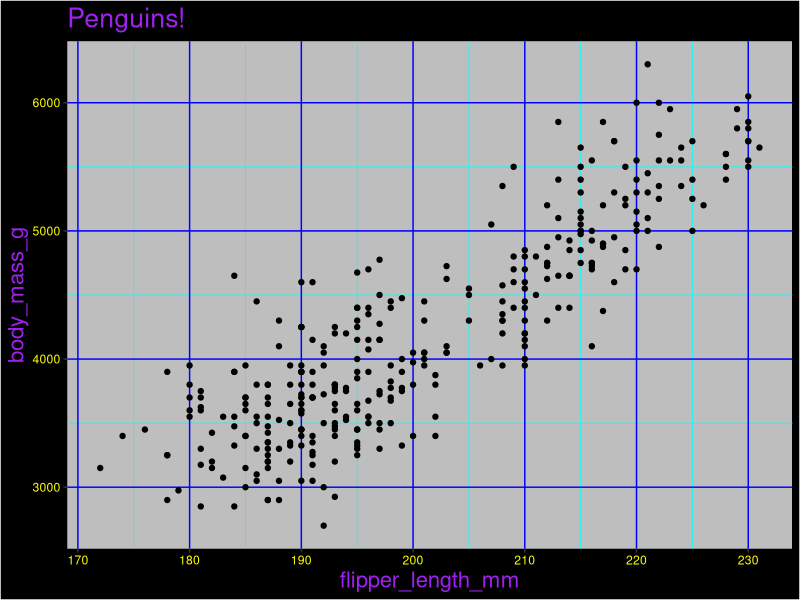

This figure's R source:
## ---- chunk 1
library(tidyverse)
library(palmerpenguins)
## ---- chunk 2
cat <- ggplot(data = penguins, aes(x = flipper_length_mm, y = body_mass_g))+
  geom_point()+
  labs(title = "Penguins!")+
  theme(title = element_text(size = 16, color = "purple"),
        plot.background = element_rect(fill = "black"),
        panel.background = element_rect(fill = "gray"),
        axis.text = element_text(color = "yellow"),
        panel.grid.major = element_line(color = "blue"),
        panel.grid.minor = element_line(color = "cyan"))
  cat
